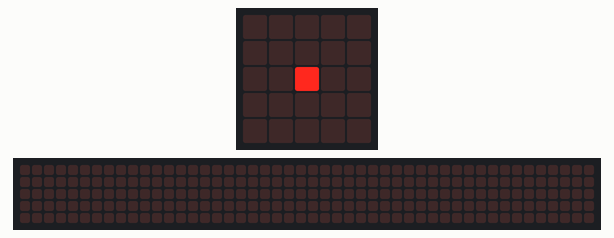
Recording of a program running on a simulated BBC micro:bit (MakeCode). Shown: the board's 5×5 LED display, a strip that is not on the board, showing the scrolling text unrolled. The 48×5 strip is a reading aid, not a part: it shows the text the display is scrolling, unrolled, one strip-width of it at a time. At 14.9 s the program stops and its outputs stay as they are.

Above: at 0.1 s.
At 8.1 s:
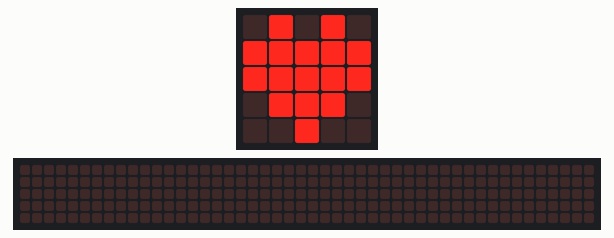
At 8.7 s:
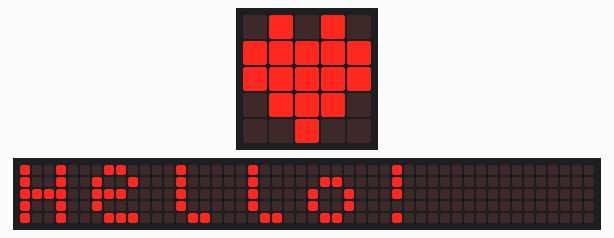
At 10.0 s:
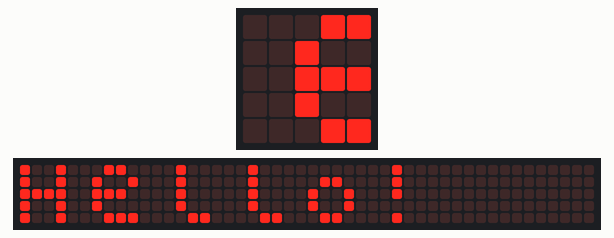
At 11.4 s:
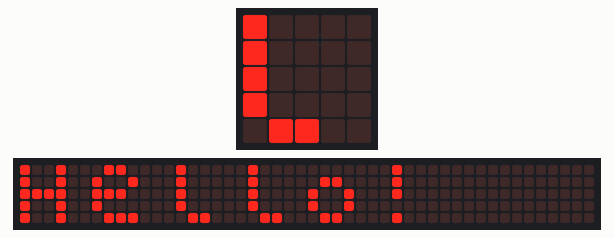
At 14.2 s:
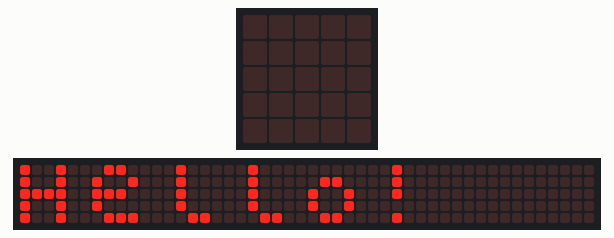

Measured:
- what the display in image 1 shows lasts 0.6 s, from 8.0 s to 8.6 s
- what the display in image 5 shows lasts 0.7 s, from 14.2 s to 14.9 s

The program:

main.ts
```typescript
function titila4vecesledcentral () {
    for (let index = 0; index < 4; index++) {
        led.plot(2, 2)
        basic.pause(1000)
        led.unplot(2, 2)
        basic.pause(1000)
    }
}
function palabrahello () {
    basic.showString("Hello!")
}
function mostrarcorazon () {
    basic.showIcon(IconNames.Heart)
}
titila4vecesledcentral()
mostrarcorazon()
palabrahello()
```

test.ts
```typescript
// aquí va el archivo "tests"; esto no se compilará cuando este paquete se utilice como una extensión.
```
